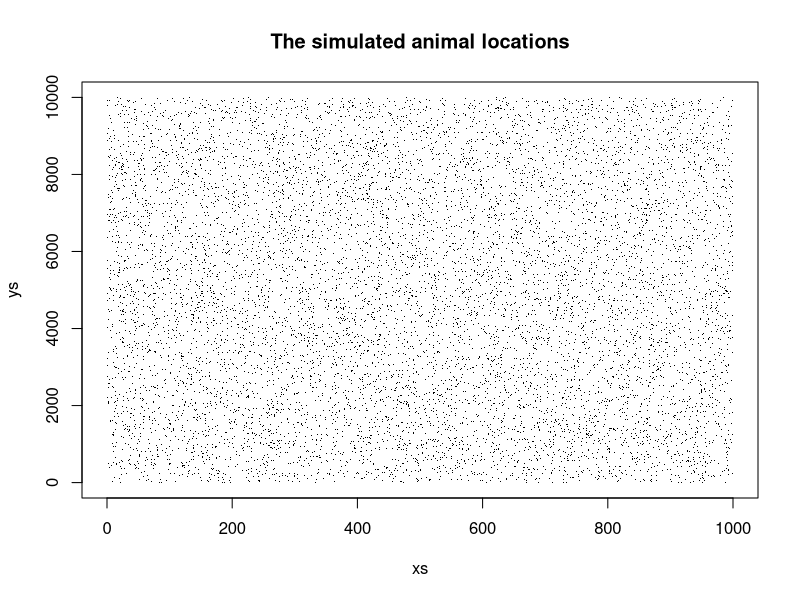
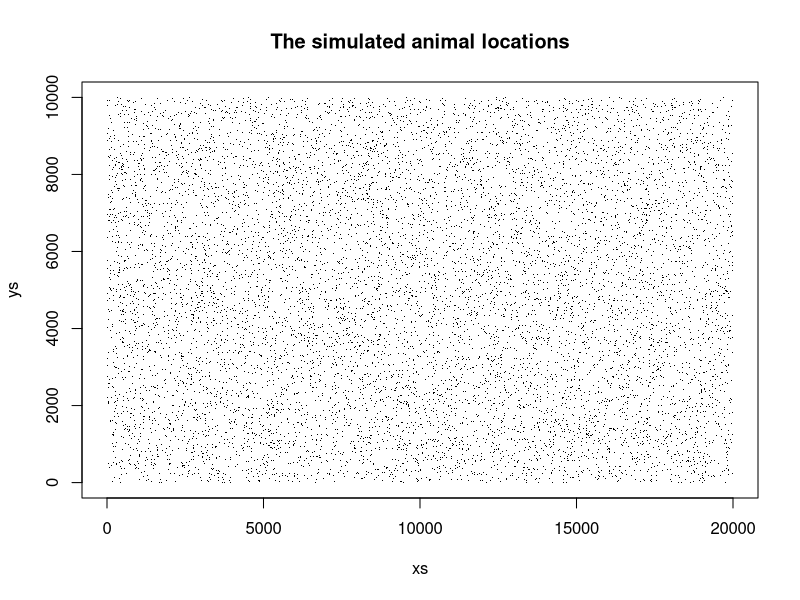
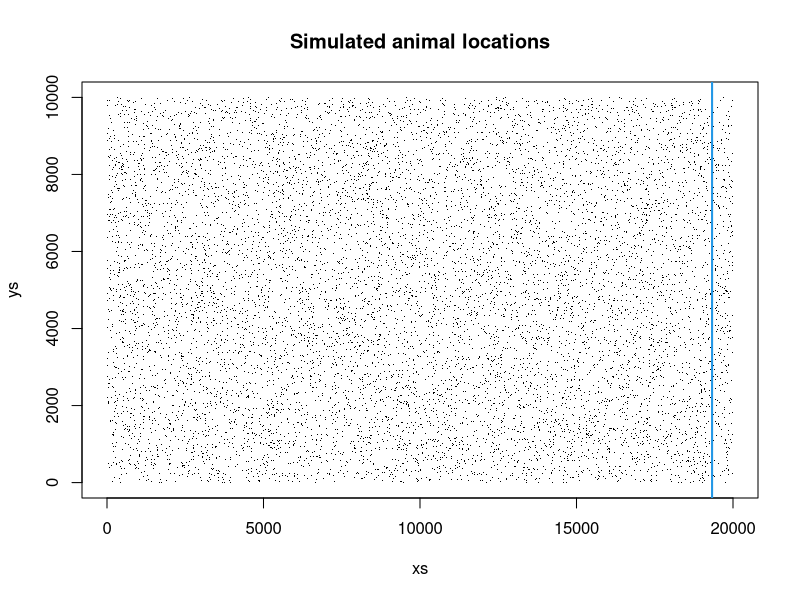
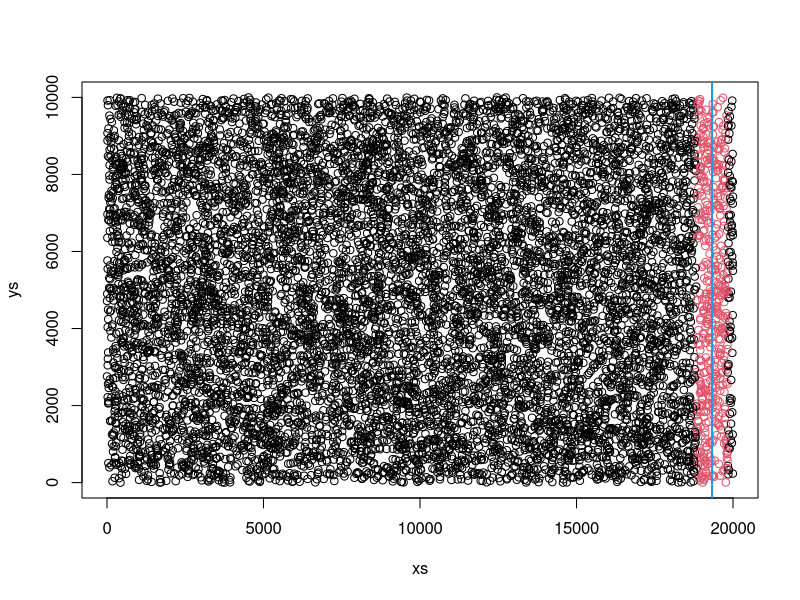
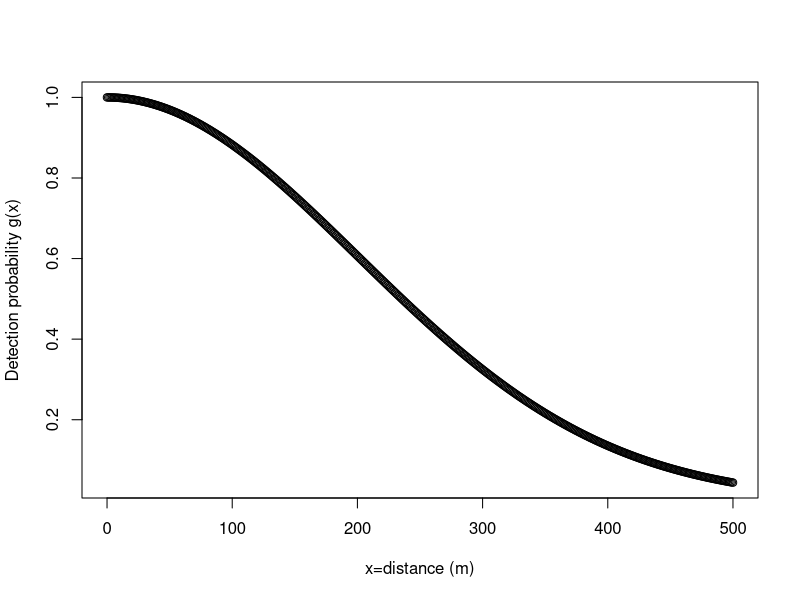
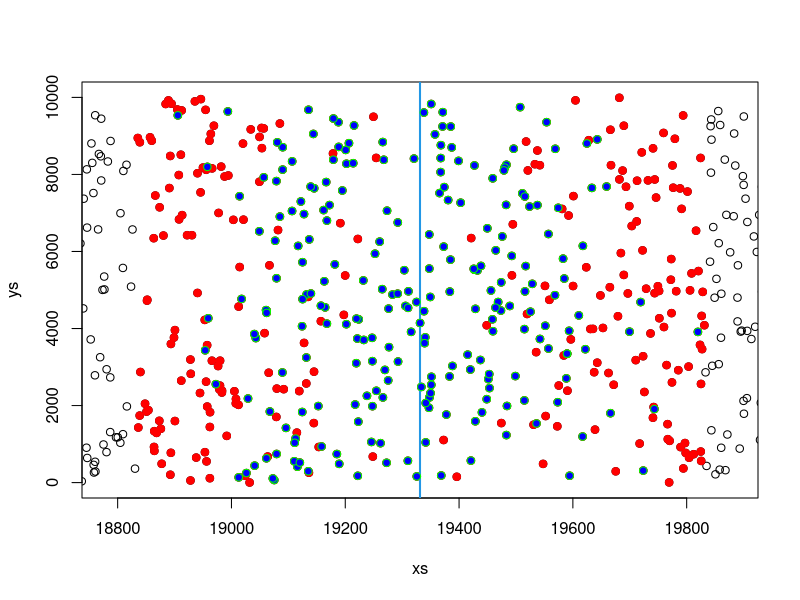
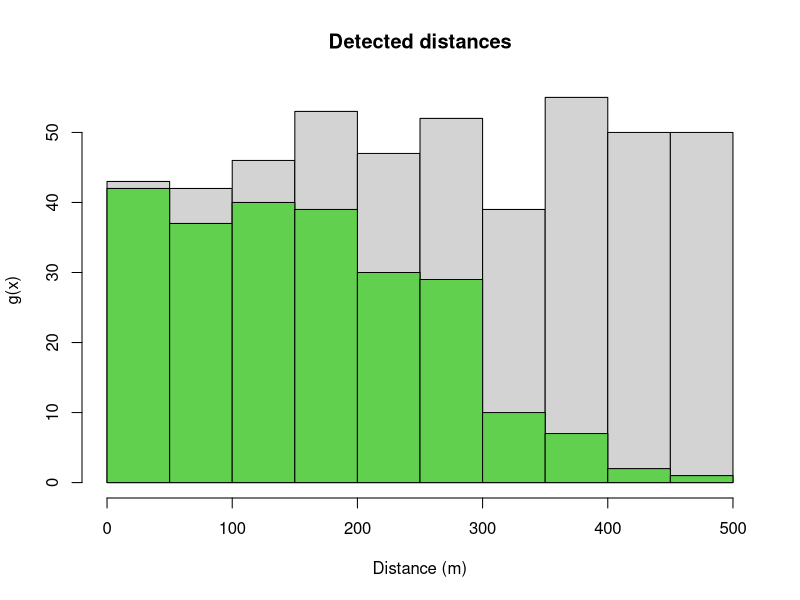
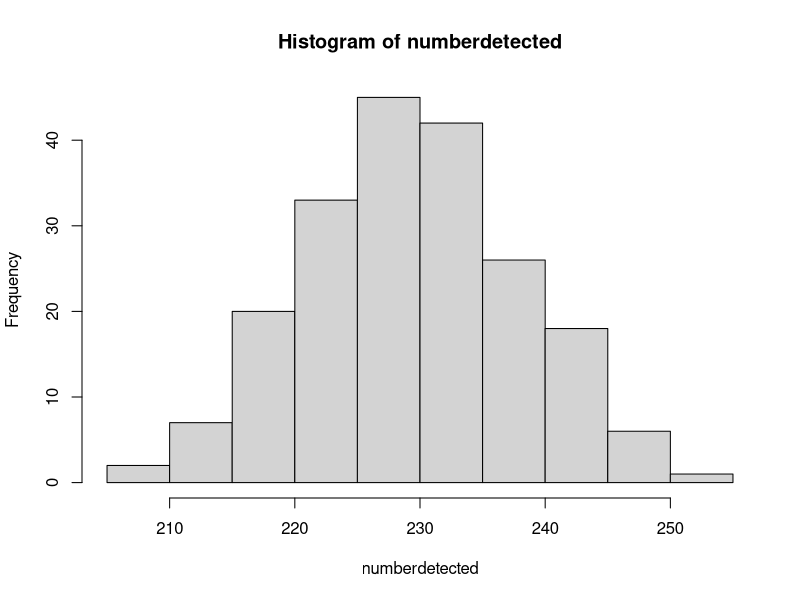

Reproduce these figures in R, in order.
## ---- chunk 1
knitr::opts_chunk$set(echo = TRUE)
## ---- chunk 2
#number of animals
N=10000
#units in meters
#length
L=10000
#width
W=1000
## ---- chunk 3
#set the seed to get always the same results
set.seed(123)
xs=runif(N,0,W)
ys=runif(N,0,L)
par(mfrow=c(1,1))
plot(xs,ys,pch=".",main="The simulated animal locations")
## ---- chunk 4
#number of animals
N=10000
#units in meters
#length
L=10000
#width
W=20000
#set the seed to get always the same results
set.seed(123)
xs=runif(N,0,W)
ys=runif(N,0,L)
par(mfrow=c(1,1))
plot(xs,ys,pch=".",main="The simulated animal locations")
## ---- chunk 5
#define a buffer
buffer=500
#get transect location
trans=runif(1,0+buffer,W-buffer)
par(mfrow=c(1,1))
plot(xs,ys,pch=".",main="Simulated animal locations")
abline(v=trans,lwd=2,col=4)
## ---- chunk 6
#define what we call in distance sampling the truncation distance
#no animals can be detected beyhond that distance
w=500
#calculate the perpendicular distance to the transect, for each animal
dist=abs(trans-xs)
#how many are at risk
natrisk=sum(dist<w)
## ---- chunk 7
plot(xs,ys,col=ifelse(dist<w,2,1))
abline(v=trans,lwd=2,col=4)
## ---- chunk 8
HN=function(x,sigma=200){
  px=exp(-(x^2)/(2*sigma^2))
  return(px)
}
plot(0:500,HN(0:500),xlab="x=distance (m)",ylab="Detection probability g(x)")
## ---- chunk 9
#P detectar cada um dos meus individuos
pdet=HN(dist)
#an index for animals potentially detected
inTRANSECT=dist<500
#get coordinates of just those
xs2=xs[inTRANSECT]
ys2=ys[inTRANSECT]
#their distances
dist=dist[inTRANSECT]
#and their pdets
pdet=pdet[inTRANSECT]
#how 
n1=sum(inTRANSECT)
#get the uniform
punif=runif(n1,0,1)
#index for those detected detected
inDET=pdet>punif
#how many where they?
n2=sum(inDET)
## ---- chunk 10
plot(xs,ys,xlim=c(trans-(w+50),trans+(w+50)))
points(xs2,ys2,col="red",bg="red",pch=21)
abline(v=trans,lwd=2,col=4)
points(xs2[inDET],ys2[inDET],col="green",bg="blue",pch=21)
## ---- chunk 11
hist(dist,main="Detected distances",xlab="Distance (m)",ylab="g(x)")
hist(dist[inDET],add=TRUE,col=3)
## ---- chunk 12
trueP=integrate(f = HN,lower = 0,upper=w)$value/w
## ---- chunk 13
#how many times do we repeat the process
n3=200
numberdetected=numeric(n3)
for(j in 1:n3){
#get the uniform
punif=runif(n1,0,1)
#index for those detected detected
inDET=pdet>punif
#how many where they?
numberdetected[j]=sum(inDET)
}
## ---- chunk 14
hist(numberdetected)
